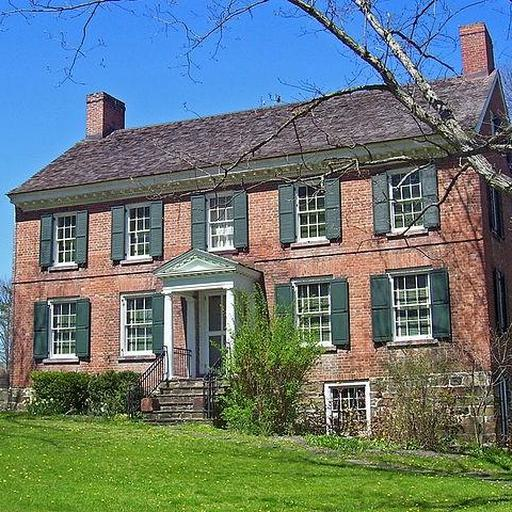
#> input picture dataset_1/old/image_00001.jpg, 512 x 512 px
$ python Recognize_HoG-SVM.py
#> lines starting #> are read from the running program, lines starting #| are printed output that depends on the picture
from skimage import feature, exposure
import cv2
import joblib
from PIL import Image

# Load image and turn into grayscale
image = cv2.imread('dataset_1/old/image_00001.jpg')
#> image is the input picture: shape (512, 512, 3); mean B, G, R 118.3, 120.8, 105.1
image = cv2.cvtColor(image, cv2.COLOR_BGR2GRAY)
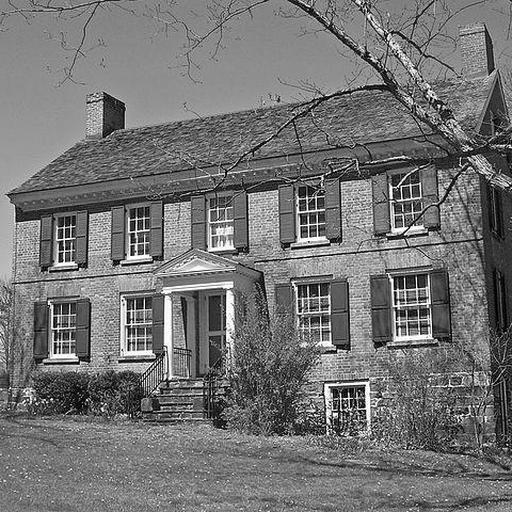
#> image: shape (512, 512); min 0, max 255, mean 115.8


# Adjust image size
image_width, image_height = image.shape
#> image_width = 512; image_height = 512
min_side = min(image_width, image_height)
#> min_side = 512
left = (image_width - min_side) // 2
#> left = 0
top = (image_height - min_side) // 2
#> top = 0
right = left + min_side
#> right = 512
bottom = top + min_side
#> bottom = 512
image = image[top:bottom, left:right]
pil_image = Image.fromarray(image)
image = pil_image.resize((512, 512), Image.LANCZOS)

# Extract HOG feature
fd = feature.hog(image, orientations=9, pixels_per_cell=(8, 8), cells_per_block=(2, 2), visualize=False)
fd = fd.reshape(1, -1)

# Load model
model_filename = "svm_model.joblib"
#> (the run stopped early here; a loop or call above may not have finished)

$ run again, with dataset_1/old/image_00002.jpg copied over dataset_1/old/image_00001.jpg
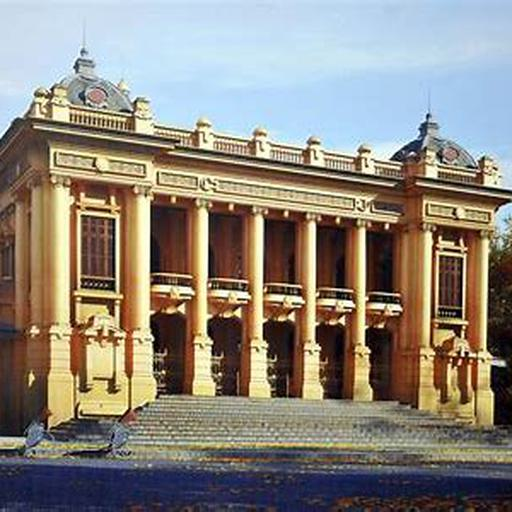
#> input picture dataset_1/old/image_00002.jpg, 512 x 512 px
#> image is the input picture: shape (512, 512, 3); mean B, G, R 124.6, 134.2, 140.7
#> `image = cv2.cvtColor(image, cv2.COLOR_BGR2GRAY)`:
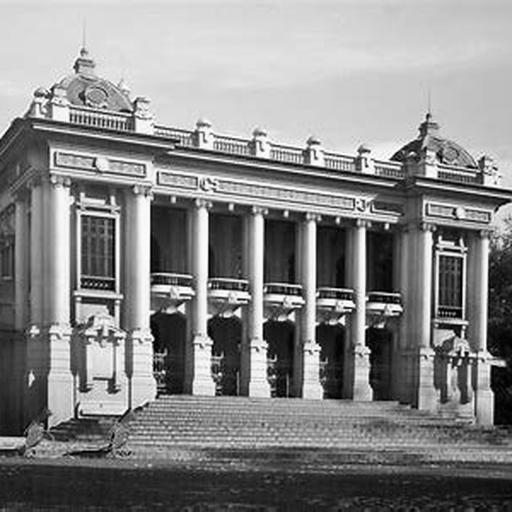
#> image: shape (512, 512); min 0, max 254, mean 135.1

$ run again, with dataset_1/old/image_00004.jpg copied over dataset_1/old/image_00001.jpg
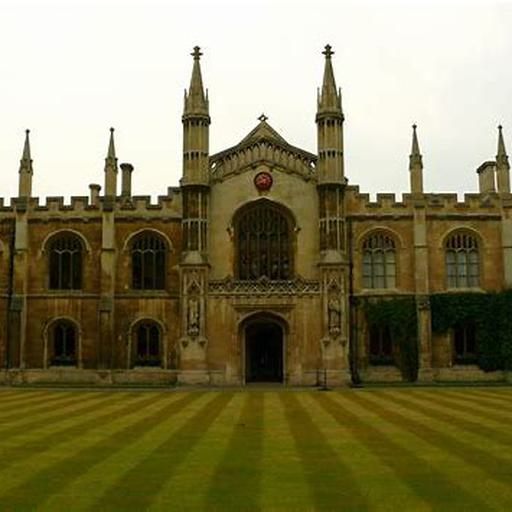
#> input picture dataset_1/old/image_00004.jpg, 512 x 512 px
#> image is the input picture: shape (512, 512, 3); mean B, G, R 89.9, 125.9, 131.8
#> `image = cv2.cvtColor(image, cv2.COLOR_BGR2GRAY)`:
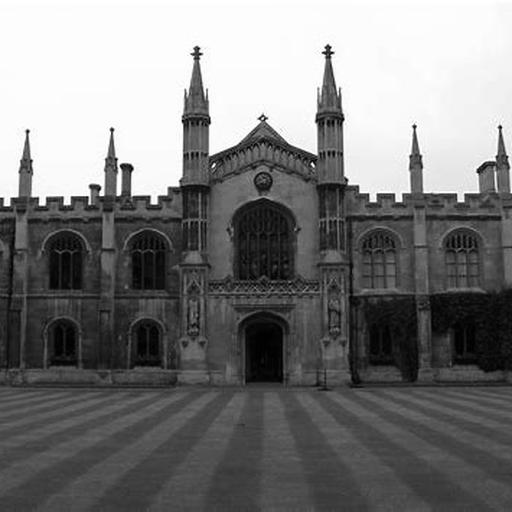
#> image: shape (512, 512); min 0, max 255, mean 123.6

$ run again, with dataset_1/old/image_00005.jpg copied over dataset_1/old/image_00001.jpg
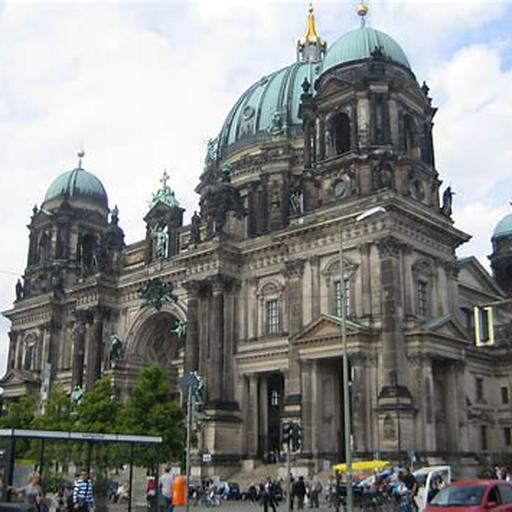
#> input picture dataset_1/old/image_00005.jpg, 512 x 512 px
#> image is the input picture: shape (512, 512, 3); mean B, G, R 133, 135.3, 133.4
#> `image = cv2.cvtColor(image, cv2.COLOR_BGR2GRAY)`:
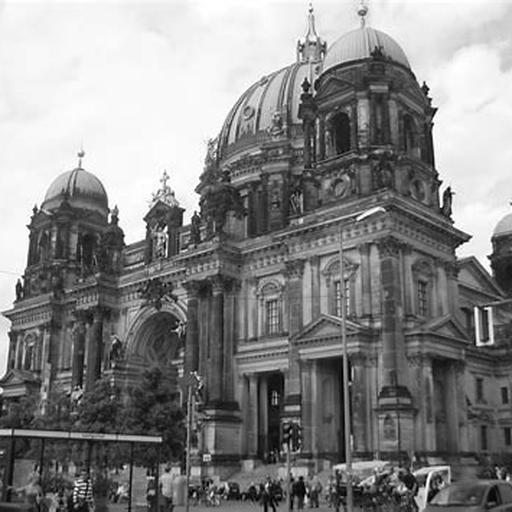
#> image: shape (512, 512); min 0, max 255, mean 134.5
